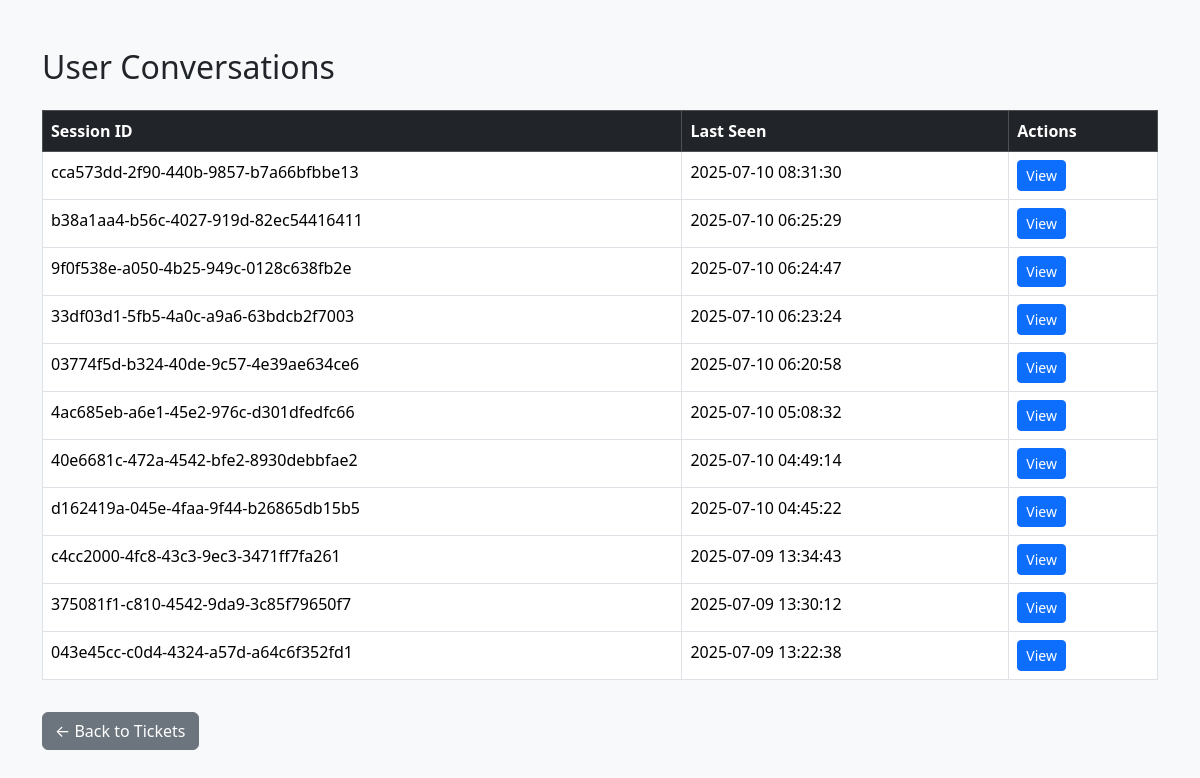
The page /admin/conversations (signed in) on the database as committed earlier.
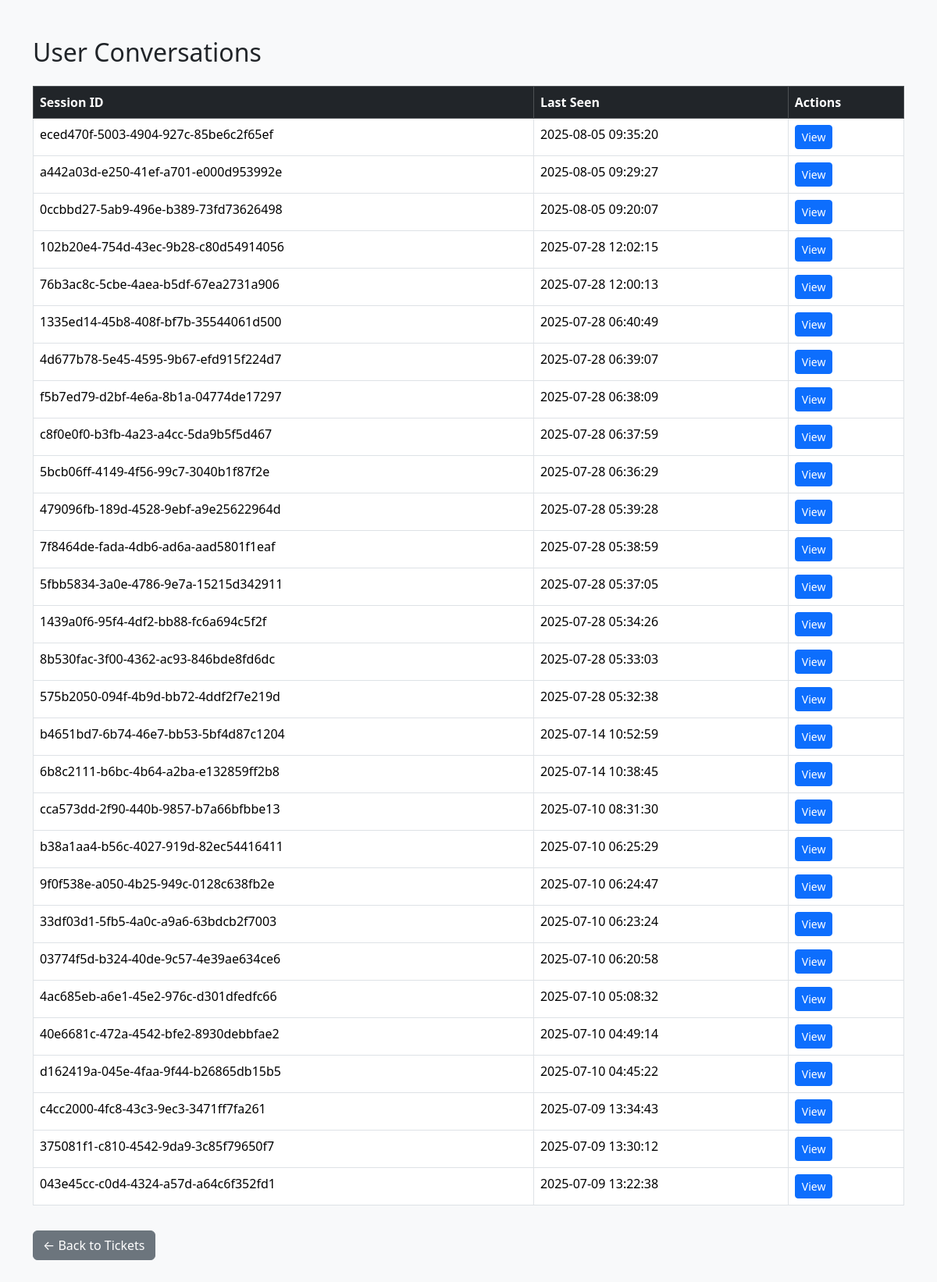
The same page on the database as committed later.
### tables this page shows
CREATE TABLE history (
            id INTEGER PRIMARY KEY AUTOINCREMENT,
            session_id TEXT NOT NULL,
            role TEXT NOT NULL,
            content TEXT NOT NULL,
            tool_name TEXT,
            tool_args TEXT,
            tool_response TEXT,
            timestamp TIMESTAMP DEFAULT CURRENT_TIMESTAMP,
            message_index INTEGER,
            FOREIGN KEY (session_id) REFERENCES session(session_id)
        );

### app.py (the view)
@app.get("/admin/conversations")
async def admin_conversations(request: Request):
    if not request.session.get("admin_logged_in"):
        return RedirectResponse(url="/admin", status_code=303)
    conn = sqlite3.connect("chat_history.db")  # or your actual DB file
    conn.row_factory = sqlite3.Row
    c = conn.cursor()
    c.execute("""
        SELECT session_id, MAX(timestamp) as last_seen
        FROM history
        GROUP BY session_id
        ORDER BY last_seen DESC
    """)
    sessions = c.fetchall()
    conn.close()
    return templates.TemplateResponse("admin_conversations.html", {"request": request, "sessions": sessions})

### templates/admin_conversations.html (shortened to what this page needs)
<!DOCTYPE html>
<html lang="en">
<head>
    <link href="https://cdn.jsdelivr.net/npm/bootstrap@5.3.3/dist/css/bootstrap.min.css" rel="stylesheet">
</head>
<body class="bg-light">
    <div class="container py-5">
        <h2 class="mb-4">User Conversations</h2>
        <table class="table table-bordered table-hover bg-white">
            <thead class="table-dark">
                <tr>
                    <th scope="col">Session ID</th>
                    <th scope="col">Last Seen</th>
                    <th scope="col">Actions</th>
                </tr>
            </thead>
            <tbody>
                {% for row in sessions %}
                <tr>
                    <td>{{ row.session_id }}</td>
                    <td>{{ row.last_seen }}</td>
                    <td><a href="/admin/conversations/{{ row.session_id }}" class="btn btn-sm btn-primary">View</a></td>
                </tr>
                {% endfor %}
            </tbody>
        </table>
        <a href="/admin/tickets" class="btn btn-secondary mt-3">← Back to Tickets</a>
    </div>
</body>
</html>

Rows that differ between the two databases and show on the page:
added history: session_id "eced470f-5003-4904-927c-85be6c2f65ef", last_seen "2025-08-05 09:35:20"
added history: session_id "a442a03d-e250-41ef-a701-e000d953992e", last_seen "2025-08-05 09:29:27"
added history: session_id "0ccbbd27-5ab9-496e-b389-73fd73626498", last_seen "2025-08-05 09:20:07"
added history: session_id "102b20e4-754d-43ec-9b28-c80d54914056", last_seen "2025-07-28 12:02:15"
added history: session_id "76b3ac8c-5cbe-4aea-b5df-67ea2731a906", last_seen "2025-07-28 12:00:13"
added history: session_id "1335ed14-45b8-408f-bf7b-35544061d500", last_seen "2025-07-28 06:40:49"
added history: session_id "4d677b78-5e45-4595-9b67-efd915f224d7", last_seen "2025-07-28 06:39:07"
added history: session_id "f5b7ed79-d2bf-4e6a-8b1a-04774de17297", last_seen "2025-07-28 06:38:09"
added history: session_id "c8f0e0f0-b3fb-4a23-a4cc-5da9b5f5d467", last_seen "2025-07-28 06:37:59"
added history: session_id "5bcb06ff-4149-4f56-99c7-3040b1f87f2e", last_seen "2025-07-28 06:36:29"
added history: session_id "479096fb-189d-4528-9ebf-a9e25622964d", last_seen "2025-07-28 05:39:28"
added history: session_id "7f8464de-fada-4db6-ad6a-aad5801f1eaf", last_seen "2025-07-28 05:38:59"
added history: session_id "5fbb5834-3a0e-4786-9e7a-15215d342911", last_seen "2025-07-28 05:37:05"
added history: session_id "1439a0f6-95f4-4df2-bb88-fc6a694c5f2f", last_seen "2025-07-28 05:34:26"
added history: session_id "8b530fac-3f00-4362-ac93-846bde8fd6dc", last_seen "2025-07-28 05:33:03"
added history: session_id "575b2050-094f-4b9d-bb72-4ddf2f7e219d", last_seen "2025-07-28 05:32:38"
added history: session_id "b4651bd7-6b74-46e7-bb53-5bf4d87c1204", last_seen "2025-07-14 10:52:59"
added history: session_id "6b8c2111-b6bc-4b64-a2ba-e132859ff2b8", last_seen "2025-07-14 10:38:45"
